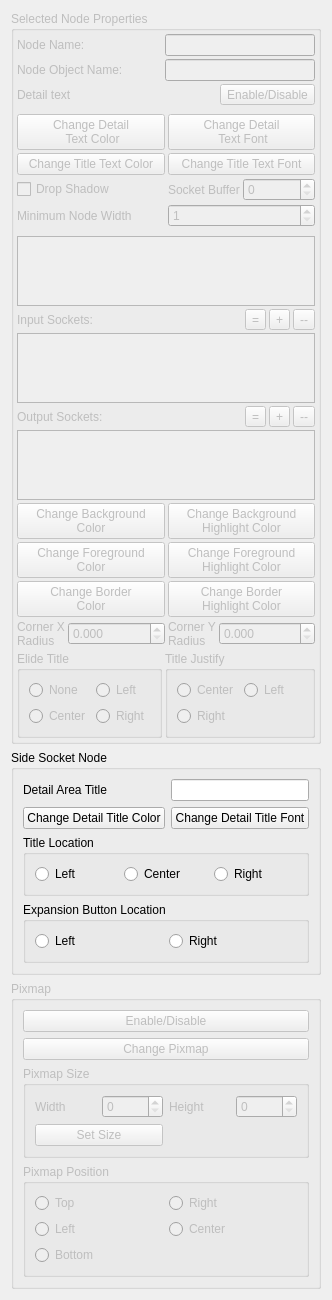
            <widget class="QWidget" name="scrollAreaWidgetContents">
             <property name="geometry">
              <rect>
               <x>0</x>
               <y>0</y>
               <width>307</width>
               <height>1242</height>
              </rect>
             </property>
             <layout class="QVBoxLayout" name="verticalLayout_14">
              <item>
               <widget class="QGroupBox" name="nodeGroupBox">
                <property name="enabled">
                 <bool>false</bool>
                </property>
                <property name="sizePolicy">
                 <sizepolicy hsizetype="Preferred" vsizetype="Preferred">
                  <horstretch>0</horstretch>
                  <verstretch>0</verstretch>
                 </sizepolicy>
                </property>
                <property name="title">
                 <string>Selected Node Properties</string>
                </property>
                <layout class="QFormLayout" name="formLayout">
                 <property name="fieldGrowthPolicy">
                  <enum>QFormLayout::AllNonFixedFieldsGrow</enum>
                 </property>
                 <property name="horizontalSpacing">
                  <number>3</number>
                 </property>
                 <property name="verticalSpacing">
                  <number>3</number>
                 </property>
                 <property name="margin">
                  <number>3</number>
                 </property>
                 <item row="0" column="0">
                  <widget class="QLabel" name="nodeNameLabel">
                   <property name="text">
                    <string>Node Name:</string>
                   </property>
                  </widget>
                 </item>
                 <item row="0" column="1">
                  <widget class="QLineEdit" name="nodeNameEdit"/>
                 </item>
                 <item row="2" column="0" colspan="2">
                  <layout class="QVBoxLayout" name="verticalLayout">
                   <property name="leftMargin">
                    <number>0</number>
                   </property>
                   <item>
                    <layout class="QHBoxLayout" name="horizontalLayout">
                     <property name="leftMargin">
                      <number>0</number>
                     </property>
                     <property name="topMargin">
                      <number>0</number>
                     </property>
                     <property name="bottomMargin">
                      <number>0</number>
                     </property>
                     <item>
                      <widget class="QLabel" name="detailTextLabel">
                       <property name="text">
                        <string>Detail text</string>
                       </property>
                      </widget>
                     </item>
                     <item>
                      <widget class="QToolButton" name="enableDetailText">
                       <property name="text">
                        <string>Enable/Disable</string>
                       </property>
                       <property name="checkable">
                        <bool>true</bool>
                       </property>
                      </widget>
                     </item>
                    </layout>
                   </item>
                   <item>
                    <layout class="QGridLayout" name="gridLayout_4">
                     <property name="topMargin">
                      <number>6</number>
                     </property>
                     <property name="bottomMargin">
                      <number>6</number>
                     </property>
                     <item row="2" column="0">
                      <widget class="QCheckBox" name="dropShadowBox">
                       <property name="text">
                        <string>Drop Shadow</string>
                       </property>
                      </widget>
                     </item>
                     <item row="3" column="0">
                      <widget class="QLabel" name="minNodeWidthLabel">
                       <property name="text">
                        <string>Minimum Node Width</string>
                       </property>
                      </widget>
                     </item>
                     <item row="3" column="1">
                      <widget class="QSpinBox" name="minNodeWidthSpinBox">
                       <property name="minimum">
                        <number>1</number>
                       </property>
                       <property name="maximum">
                        <number>5000</number>
                       </property>
                       <property name="value">
                        <number>1</number>
                       </property>
                      </widget>
                     </item>
                     <item row="0" column="0">
                      <widget class="QPushButton" name="changeDetailColorBtn">
                       <property name="text">
                        <string>Change Detail
 Text Color</string>
                       </property>
                      </widget>
                     </item>
                     <item row="0" column="1">
                      <widget class="QPushButton" name="changeDetailFontBtn">
                       <property name="text">
                        <string>Change Detail
 Text Font</string>
                       </property>
                      </widget>
                     </item>
                     <item row="1" column="0">
                      <widget class="QPushButton" name="changeTitleTextColorBtn">
                       <property name="text">
                        <string>Change Title Text Color</string>
                       </property>
                      </widget>
                     </item>
                     <item row="1" column="1">
                      <widget class="QPushButton" name="changeTitleTextFontBtn">
                       <property name="text">
                        <string>Change Title Text Font</string>
                       </property>
                      </widget>
                     </item>
                     <item row="2" column="1">
                      <layout class="QHBoxLayout" name="horizontalLayout_4">
                       <item>
                        <widget class="QLabel" name="socketBufferLbl">
                         <property name="text">
                          <string>Socket Buffer</string>
                         </property>
                        </widget>
                       </item>
                       <item>
                        <widget class="QSpinBox" name="socketBufferSpinBox"/>
                       </item>
                      </layout>
                     </item>
                    </layout>
                   </item>
                   <item>
                    <widget class="QTextEdit" name="detailTextEdit"/>
                   </item>
                  </layout>
                 </item>
                 <item row="3" column="0" colspan="2">
                  <layout class="QVBoxLayout" name="socketsLayout">
                   <item>
                    <layout class="QHBoxLayout" name="inputSocketsLayout">
                     <item>
                      <widget class="QLabel" name="inputSocketLabel">
                       <property name="text">
                        <string>Input Sockets:</string>
                       </property>
                      </widget>
                     </item>
                     <item>
                      <widget class="QToolButton" name="fullLineInputSocketBtn">
                       <property name="sizePolicy">
                        <sizepolicy hsizetype="Fixed" vsizetype="Fixed">
                         <horstretch>0</horstretch>
                         <verstretch>0</verstretch>
                        </sizepolicy>
                       </property>
                       <property name="maximumSize">
                        <size>
                         <width>16777215</width>
                         <height>16777215</height>
                        </size>
                       </property>
                       <property name="focusPolicy">
                        <enum>Qt::TabFocus</enum>
                       </property>
                       <property name="text">
                        <string>=</string>
                       </property>
                      </widget>
                     </item>
                     <item>
                      <widget class="QToolButton" name="addInputSocketBtn">
                       <property name="text">
                        <string>+</string>
                       </property>
                      </widget>
                     </item>
                     <item>
                      <widget class="QToolButton" name="deleteInputSocketBtn">
                       <property name="text">
                        <string>--</string>
                       </property>
                       <property name="toolButtonStyle">
                        <enum>Qt::ToolButtonIconOnly</enum>
                       </property>
                       <property name="autoRaise">
                        <bool>false</bool>
                       </property>
                       <property name="arrowType">
                        <enum>Qt::NoArrow</enum>
                       </property>
                      </widget>
                     </item>
                    </layout>
                   </item>
                   <item>
                    <widget class="QListWidget" name="inputSocketListWidget">
                     <property name="editTriggers">
                      <set>QAbstractItemView::NoEditTriggers</set>
                     </property>
                    </widget>
                   </item>
                   <item>
                    <layout class="QHBoxLayout" name="outputSocketsLayout">
                     <item>
                      <widget class="QLabel" name="outputSocketLabel">
                       <property name="text">
                        <string>Output Sockets:</string>
                       </property>
                      </widget>
                     </item>
                     <item>
                      <widget class="QToolButton" name="fullLineOutputSocketBtn">
                       <property name="sizePolicy">
                        <sizepolicy hsizetype="Fixed" vsizetype="Fixed">
                         <horstretch>0</horstretch>
                         <verstretch>0</verstretch>
                        </sizepolicy>
                       </property>
                       <property name="maximumSize">
                        <size>
                         <width>16777215</width>
                         <height>16777215</height>
                        </size>
                       </property>
                       <property name="text">
                        <string>=</string>
                       </property>
                      </widget>
                     </item>
                     <item>
                      <widget class="QToolButton" name="addOutputSocketBtn">
                       <property name="text">
                        <string>+</string>
                       </property>
                      </widget>
                     </item>
                     <item>
                      <widget class="QToolButton" name="deleteOutputSocketBtn">
                       <property name="text">
                        <string>--</string>
                       </property>
                      </widget>
                     </item>
                    </layout>
                   </item>
                   <item>
                    <widget class="QListWidget" name="outputSocketListWidget">
                     <property name="editTriggers">
                      <set>QAbstractItemView::NoEditTriggers</set>
                     </property>
                    </widget>
                   </item>
                  </layout>
                 </item>
                 <item row="4" column="0" colspan="2">
                  <layout class="QGridLayout" name="gridLayout_3">
                   <property name="verticalSpacing">
                    <number>3</number>
                   </property>
                   <property name="margin">
                    <number>0</number>
                   </property>
                   <item row="1" column="0">
                    <widget class="QPushButton" name="changeForegroundColorBtn">
                     <property name="text">
                      <string>Change Foreground
Color</string>
                     </property>
                    </widget>
                   </item>
                   <item row="1" column="1">
                    <widget class="QPushButton" name="changeForegroundHighlightColorBtn">
                     <property name="text">
                      <string>Change Foreground
Highlight Color</string>
                     </property>
                    </widget>
                   </item>
                   <item row="0" column="1">
                    <widget class="QPushButton" name="changeBackgroundHighlightColorBtn">
                     <property name="text">
                      <string>Change Background
Highlight Color</string>
                     </property>
                    </widget>
                   </item>
                   <item row="0" column="0">
                    <widget class="QPushButton" name="changeBackgroundColorBtn">
                     <property name="text">
                      <string>Change Background
Color</string>
                     </property>
                    </widget>
                   </item>
                   <item row="2" column="0">
                    <widget class="QPushButton" name="changeBorderColorBtn">
                     <property name="text">
                      <string>Change Border
Color</string>
                     </property>
                    </widget>
                   </item>
                   <item row="2" column="1">
                    <widget class="QPushButton" name="changeBorderHighlightColorBtn">
                     <property name="text">
                      <string>Change Border
Highlight Color</string>
                     </property>
                    </widget>
                   </item>
                   <item row="3" column="1">
                    <layout class="QHBoxLayout" name="horizontalLayout_8">
                     <item>
                      <widget class="QLabel" name="CornerYRadiusLabel">
                       <property name="sizePolicy">
                        <sizepolicy hsizetype="Fixed" vsizetype="Fixed">
                         <horstretch>0</horstretch>
                         <verstretch>0</verstretch>
                        </sizepolicy>
                       </property>
                       <property name="text">
                        <string>Corner Y
Radius</string>
                       </property>
                      </widget>
                     </item>
                     <item>
                      <widget class="QDoubleSpinBox" name="cornerYRadiusBox">
                       <property name="decimals">
                        <number>3</number>
                       </property>
                       <property name="maximum">
                        <double>100.000000000000000</double>
                       </property>
                      </widget>
                     </item>
                    </layout>
                   </item>
                   <item row="3" column="0">
                    <layout class="QHBoxLayout" name="horizontalLayout_5">
                     <property name="bottomMargin">
                      <number>0</number>
                     </property>
                     <item>
                      <widget class="QLabel" name="cornerXRadiusLabel">
                       <property name="sizePolicy">
                        <sizepolicy hsizetype="Fixed" vsizetype="Fixed">
                         <horstretch>0</horstretch>
                         <verstretch>0</verstretch>
                        </sizepolicy>
                       </property>
                       <property name="text">
                        <string>Corner X
Radius</string>
                       </property>
                      </widget>
                     </item>
                     <item>
                      <widget class="QDoubleSpinBox" name="cornerXRadiusBox">
                       <property name="decimals">
                        <number>3</number>
                       </property>
                      </widget>
                     </item>
                    </layout>
                   </item>
                  </layout>
                 </item>
                 <item row="7" column="0">
                  <widget class="QGroupBox" name="titleElideBox">
                   <property name="title">
                    <string>Elide Title</string>
                   </property>
                   <layout class="QGridLayout" name="gridLayout_6">
                    <item row="0" column="0">
                     <widget class="QRadioButton" name="elideNoneRadio">
                      <property name="text">
                       <string>None</string>
                      </property>
                     </widget>
                    </item>
                    <item row="1" column="0">
                     <widget class="QRadioButton" name="elideCenterRadio">
                      <property name="text">
                       <string>Center</string>
                      </property>
                     </widget>
                    </item>
                    <item row="0" column="1">
                     <widget class="QRadioButton" name="elideLeftRadio">
                      <property name="text">
                       <string>Left</string>
                      </property>
                     </widget>
                    </item>
                    <item row="1" column="1">
                     <widget class="QRadioButton" name="elideRightRadio">
                      <property name="text">
                       <string>Right</string>
                      </property>
                     </widget>
                    </item>
                   </layout>
                  </widget>
                 </item>
                 <item row="7" column="1">
                  <widget class="QGroupBox" name="titleJustifyBox">
                   <property name="title">
                    <string>Title Justify</string>
                   </property>
                   <layout class="QGridLayout" name="gridLayout_5">
                    <item row="0" column="0">
                     <widget class="QRadioButton" name="centerJustifyRadio">
                      <property name="text">
                       <string>Center</string>
                      </property>
                     </widget>
                    </item>
                    <item row="0" column="1">
                     <widget class="QRadioButton" name="leftJustifyRadio">
                      <property name="text">
                       <string>Left</string>
                      </property>
                     </widget>
                    </item>
                    <item row="1" column="0">
                     <widget class="QRadioButton" name="rightJustifyRadio">
                      <property name="text">
                       <string>Right</string>
                      </property>
                     </widget>
                    </item>
                   </layout>
                  </widget>
                 </item>
                 <item row="1" column="0">
                  <widget class="QLabel" name="nodeObjectNameLabel">
                   <property name="text">
                    <string>Node Object Name:</string>
                   </property>
                  </widget>
                 </item>
                 <item row="1" column="1">
                  <widget class="QLineEdit" name="nodeObjectNameEdit"/>
                 </item>
                </layout>
               </widget>
              </item>
              <item>
               <widget class="QGroupBox" name="sideSocketGroupBox">
                <property name="title">
                 <string>Side Socket Node</string>
                </property>
                <layout class="QVBoxLayout" name="verticalLayout_2">
                 <item>
                  <layout class="QGridLayout" name="gridLayout_12">
                   <property name="topMargin">
                    <number>0</number>
                   </property>
                   <property name="bottomMargin">
                    <number>0</number>
                   </property>
                   <item row="0" column="1">
                    <widget class="QLineEdit" name="sideSocketTitle"/>
                   </item>
                   <item row="0" column="0">
                    <widget class="QLabel" name="label">
                     <property name="text">
                      <string>Detail Area Title</string>
                     </property>
                     <property name="wordWrap">
                      <bool>false</bool>
                     </property>
                    </widget>
                   </item>
                   <item row="1" column="0">
                    <widget class="QPushButton" name="sideSocketTitleColor">
                     <property name="text">
                      <string>Change Detail Title Color</string>
                     </property>
                    </widget>
                   </item>
                   <item row="1" column="1">
                    <widget class="QPushButton" name="sideSocketTitleFont">
                     <property name="text">
                      <string>Change Detail Title Font</string>
                     </property>
                    </widget>
                   </item>
                  </layout>
                 </item>
                 <item>
                  <widget class="QGroupBox" name="titleLocationGroupBox">
                   <property name="title">
                    <string>Title Location</string>
                   </property>
                   <layout class="QGridLayout" name="gridLayout_9">
                    <item row="0" column="1">
                     <widget class="QRadioButton" name="expandableTitleCenterBtn">
                      <property name="text">
                       <string>Center</string>
                      </property>
                     </widget>
                    </item>
                    <item row="0" column="0">
                     <widget class="QRadioButton" name="expandableTitleLeftBtn">
                      <property name="text">
                       <string>Left</string>
                      </property>
                     </widget>
                    </item>
                    <item row="0" column="2">
                     <widget class="QRadioButton" name="expandableTitleRightBtn">
                      <property name="text">
                       <string>Right</string>
                      </property>
                     </widget>
                    </item>
                   </layout>
                  </widget>
                 </item>
                 <item>
                  <widget class="QGroupBox" name="expansionButtonGroupBox">
                   <property name="title">
                    <string>Expansion Button Location</string>
                   </property>
                   <layout class="QGridLayout" name="gridLayout_14">
                    <item row="0" column="0">
                     <widget class="QRadioButton" name="expansionButtonLeftBtn">
                      <property name="text">
                       <string>Left</string>
                      </property>
                     </widget>
                    </item>
                    <item row="0" column="1">
                     <widget class="QRadioButton" name="expansionButtonRightBtn">
                      <property name="text">
                       <string>Right</string>
                      </property>
                     </widget>
                    </item>
                   </layout>
                  </widget>
                 </item>
                </layout>
               </widget>
              </item>
              <item>
               <widget class="QGroupBox" name="pixmapGroupBox">
                <property name="enabled">
                 <bool>false</bool>
                </property>
                <property name="title">
                 <string>Pixmap</string>
                </property>
                <layout class="QVBoxLayout" name="verticalLayout_4">
                 <item>
                  <widget class="QPushButton" name="enablePixmapButton">
                   <property name="text">
                    <string>Enable/Disable</string>
                   </property>
                   <property name="checkable">
                    <bool>true</bool>
                   </property>
                  </widget>
                 </item>
                 <item>
                  <widget class="QPushButton" name="changePixmapButton">
                   <property name="enabled">
                    <bool>false</bool>
                   </property>
                   <property name="text">
                    <string>Change Pixmap</string>
                   </property>
                  </widget>
                 </item>
                 <item>
                  <widget class="QGroupBox" name="pixmapSizeBox">
                   <property name="title">
                    <string>Pixmap Size</string>
                   </property>
                   <layout class="QGridLayout" name="gridLayout_2">
                    <item row="6" column="0">
                     <widget class="QPushButton" name="setPixmapSizebtn">
                      <property name="text">
                       <string>Set Size</string>
                      </property>
                     </widget>
                    </item>
                    <item row="2" column="0">
                     <layout class="QHBoxLayout" name="horizontalLayout_2">
                      <property name="spacing">
                       <number>6</number>
                      </property>
                      <property name="leftMargin">
                       <number>0</number>
                      </property>
                      <property name="topMargin">
                       <number>0</number>
                      </property>
                      <property name="rightMargin">
                       <number>0</number>
                      </property>
                      <item>
                       <widget class="QLabel" name="pixmapWidthLbl">
                        <property name="text">
                         <string>Width</string>
                        </property>
                       </widget>
                      </item>
                      <item>
                       <widget class="QSpinBox" name="pixmapWidthSpinBox">
                        <property name="maximum">
                         <number>2000</number>
                        </property>
                       </widget>
                      </item>
                     </layout>
                    </item>
                    <item row="2" column="1">
                     <layout class="QHBoxLayout" name="horizontalLayout_3">
                      <item>
                       <widget class="QLabel" name="pixmapHeightLbl">
                        <property name="text">
                         <string>Height</string>
                        </property>
                       </widget>
                      </item>
                      <item>
                       <widget class="QSpinBox" name="pixmapHeightSpinBox">
                        <property name="maximum">
                         <number>2000</number>
                        </property>
                       </widget>
                      </item>
                     </layout>
                    </item>
                   </layout>
                  </widget>
                 </item>
                 <item>
                  <widget class="QGroupBox" name="pixmapPosGroupBox">
                   <property name="enabled">
                    <bool>false</bool>
                   </property>
                   <property name="title">
                    <string>Pixmap Position</string>
                   </property>
                   <layout class="QGridLayout" name="gridLayout">
                    <item row="2" column="0">
                     <widget class="QRadioButton" name="leftPosRadioBtn">
                      <property name="text">
                       <string>Left</string>
                      </property>
                     </widget>
                    </item>
                    <item row="2" column="1">
                     <widget class="QRadioButton" name="centerPosRadioBtn">
                      <property name="text">
                       <string>Center</string>
                      </property>
                     </widget>
                    </item>
                    <item row="0" column="1">
                     <widget class="QRadioButton" name="rightPosRadioBtn">
                      <property name="text">
                       <string>Right</string>
                      </property>
                     </widget>
                    </item>
                    <item row="0" column="0">
                     <widget class="QRadioButton" name="topPosRadioBtn">
                      <property name="text">
                       <string>Top</string>
                      </property>
                     </widget>
                    </item>
                    <item row="3" column="0">
                     <widget class="QRadioButton" name="bottomPosRadioBtn">
                      <property name="text">
                       <string>Bottom</string>
                      </property>
                     </widget>
                    </item>
                   </layout>
                  </widget>
                 </item>
                </layout>
               </widget>
              </item>
             </layout>
            </widget>
